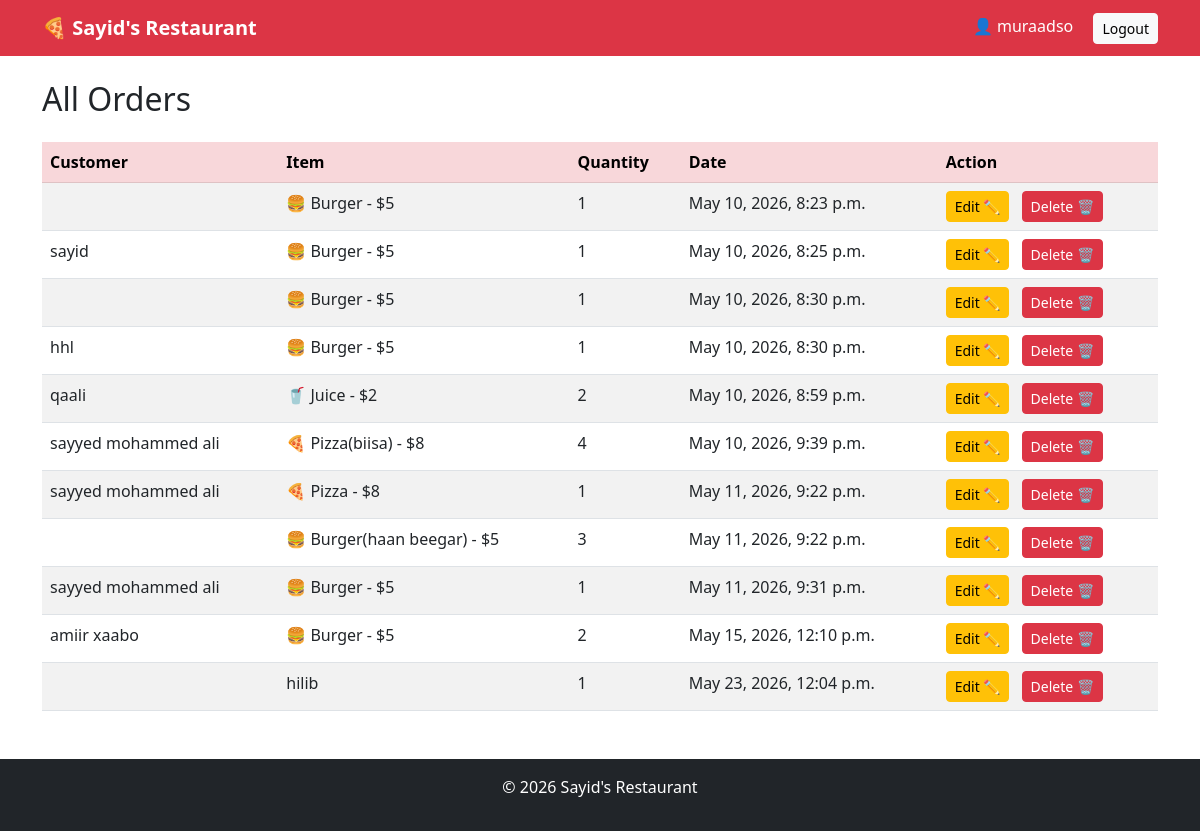
Screenshot of /orders/ (signed in) with the database file from the repository.
### menu/models.py (models this page shows, shortened)
class Order(models.Model):
    customer_name = models.CharField(max_length=100)
    item = models.CharField(max_length=100)
    quantity = models.IntegerField(default=1)
    date = models.DateTimeField(auto_now_add=True)

### menu/views.py (the view)
# urls.py: path('orders/', views.all_orders, name='all_orders'),
@login_required
def all_orders(request):
    orders = Order.objects.all()
    return render(request, 'menu/all_orders.html', {'orders': orders})

### menu/templates/menu/all_orders.html (shortened to what this page needs)
{% extends 'base.html' %}
{% block content %}
<h2 class="mb-4">All Orders</h2>
<table class="table table-striped">
    <thead class="table-danger">
        <tr>
            <th>Customer</th>
            <th>Item</th>
            <th>Quantity</th>
            <th>Date</th>
            <th>Action</th>
        </tr>
    </thead>
    <tbody>
        {% for order in orders %}
        <tr>
            <td>{{ order.customer_name }}</td>
            <td>{{ order.item }}</td>
            <td>{{ order.quantity }}</td>
            <td>{{ order.date }}</td>
            <td>
                <a href="/edit/{{ order.pk }}/"
                   class="btn btn-warning btn-sm me-2">
                    Edit ✏️
                </a>
                <a href="/delete/{{ order.pk }}/"
                   class="btn btn-danger btn-sm">
                    Delete 🗑️
                </a>
            </td>
        </tr>
        {% endfor %}
    </tbody>
</table>
{% endblock %}

### templates/base.html (shortened to what this page needs)
<!DOCTYPE html>
<html>
<head>
    <link href="https://cdn.jsdelivr.net/npm/bootstrap@5.3.0/dist/css/bootstrap.min.css" rel="stylesheet">
</head>
<body>
<nav class="navbar navbar-dark bg-danger">
    <div class="container">
        <a class="navbar-brand fw-bold" href="/">🍕 Sayid's Restaurant</a>
        <div>
            {% if request.user.is_authenticated %}
                <span class="text-white me-3">
                    👤 {{ request.user.username }}
                </span>
                <a href="/logout/" class="btn btn-light btn-sm">Logout</a>
            {% else %}
                <a href="/login/" class="btn btn-light btn-sm">Login</a>
            {% endif %}
        </div>
    </div>
</nav>
<div class="container mt-4">
    {% block content %}
    {% endblock %}
</div>
<footer class="bg-dark text-white text-center p-3 mt-5">
    <p>© 2026 Sayid's Restaurant</p>
</footer>
</body>
</html>

### rows the page displays
Order: item "🍔 Burger - $5", quantity "1", date "May 10, 2026, 8:23 p.m."
Order: customer_name "sayid", item "🍔 Burger - $5", quantity "1", date "May 10, 2026, 8:25 p.m."
Order: item "🍔 Burger - $5", quantity "1", date "May 10, 2026, 8:30 p.m."
Order: customer_name "hhl", item "🍔 Burger - $5", quantity "1", date "May 10, 2026, 8:30 p.m."
Order: customer_name "qaali", item "🥤 Juice - $2", quantity "2", date "May 10, 2026, 8:59 p.m."
Order: customer_name "sayyed mohammed ali", item "🍕 Pizza(biisa) - $8", quantity "4", date "May 10, 2026, 9:39 p.m."
Order: customer_name "sayyed mohammed ali", item "🍕 Pizza - $8", quantity "1", date "May 11, 2026, 9:22 p.m."
Order: item "🍔 Burger(haan beegar) - $5", quantity "3", date "May 11, 2026, 9:22 p.m."
Order: customer_name "sayyed mohammed ali", item "🍔 Burger - $5", quantity "1", date "May 11, 2026, 9:31 p.m."
Order: customer_name "amiir xaabo", item "🍔 Burger - $5", quantity "2", date "May 15, 2026, 12:10 p.m."
Order: item "hilib", quantity "1", date "May 23, 2026, 12:04 p.m."

### other values shown
{{ request.user.username }} "muraadso"
